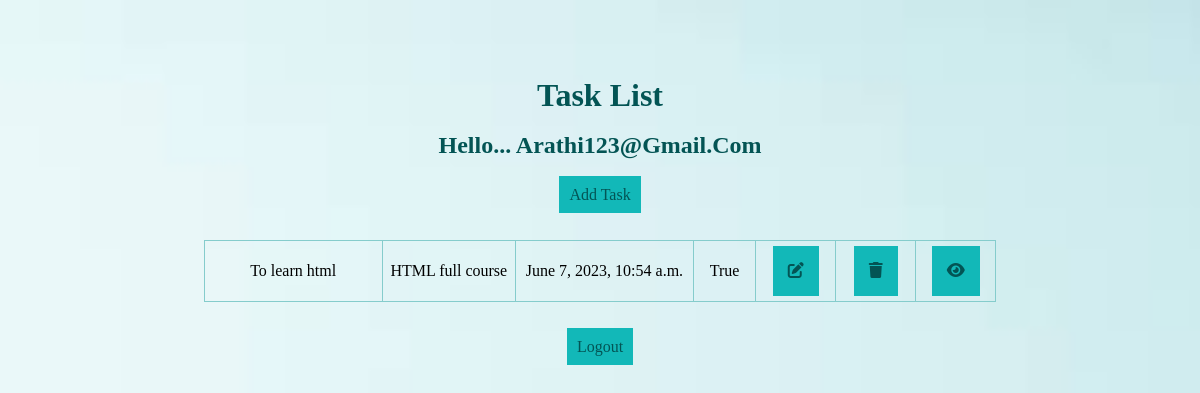
Screenshot of /tasklist/ (signed in) with the database file from the repository.
### todos/models.py (models this page shows, shortened)
class Task(models.Model):
    user = models.ForeignKey(User, on_delete=models.CASCADE, null=True, blank=True)
    title = models.CharField(max_length=150, null=True, blank=True)
    description = models.TextField(default='')
    completed = models.BooleanField(default=False)
    created = models.DateTimeField(auto_now_add=True)

### todos/views.py (the view)
# urls.py: path('tasklist/', TaskList.as_view(), name='task'),
class TaskList(LoginRequiredMixin, ListView):
    model = Task
    context_object_name = 'task'
    template_name = 'list.html'
    def get_context_data(self, **kwargs):
        context = super().get_context_data(**kwargs)
        context['task'] = context['task'].filter(user=self.request.user)
        context['count'] = context['task'].filter(completed=False).count()
        return context

### templates/list.html (shortened to what this page needs)
{% load static %}
<!DOCTYPE html>
<html lang="en">
<head>
    <link rel="stylesheet" href="https://cdnjs.cloudflare.com/ajax/libs/font-awesome/6.2.1/css/all.min.css" />
    <link rel="stylesheet" href="{% static 'liststyle.css' %}">
</head>
<body>
    <h1>Task List</h1>
    <div class="header-box">
        <h2>Hello... {{user.username | title}}</h2>
        <a  href="{% url 'task-create' %}" class="button">Add Task</a>
        <div class="task-items-wrapper">
<table class="center">
                {% for tasks in task %}
    <tr>
        <td style="width:20%; height:50px;">{{tasks.title}}</td>
        <td style="width:15%; height:50px;">{{tasks.description}}</td>
        <td style="width:20%; height:50px;">{{tasks.created}}</td>
        <td style="width:7%; height:50px;">{{tasks.completed}}</td>
                    <td style="width:9%; height:10px;"><a href="{% url 'task-update' tasks.id %}"><i class="fa fa-edit"></i></a></td>
                    <td style="width:9%; height:10px;"><a href="{% url 'task-delete' tasks.id %}"><i class="fa fa-trash"></i></a></td>
                    <td style="width:9%; height:10px;"><a href="{% url 'task-details' tasks.id %}"><i class="fa fa-eye"></i></a></td>
            </tr>
            {% endfor %}
</table>
        {% if request.user.is_authenticated %}
        <a href="{% url 'logout' %}"class="button">Logout</a>
        {% else %}
        <a href="{% url 'login' %}"class="button">Login</a>
        {% endif %}
 </div>
    </div>
</body>
</html>

### todos/static/liststyle.css (style rules this page uses)
* { margin: 0; padding: 0; outline: none; box-sizing: border-box; }
body { height:100vh; background-image:url('login-image.jpeg'); background-size:cover; display:block; align-items:center; justify-content:center; text-align:center; color:#035454; font-family: 'Times New Roman', serif; margin:70px 10px; line-height:50px; }
.task-items-wrapper tr,td,th { border:1.5px solid #85cccc; text-align:center; color:black; }
.center { border-collapse: collapse; align-items:center; margin-left: auto; margin-right: auto; margin-top:20px; margin-bottom:20px; }
.center a { display:inline-block; background-color:#12b8b8; color:#035454; padding:0px 15px; margin:5px; }
.button { background-color:#12b8b8; color:#035454; padding: 10px ; border:none; margin:10px 70px; text-decoration:none; }

### rows the page displays
Task: title "To learn html", description "HTML full course", created "June 7, 2023, 10:54 a.m.", completed "True"

### other values shown
{{ user.username | title }} "Arathi123@Gmail.Com"
